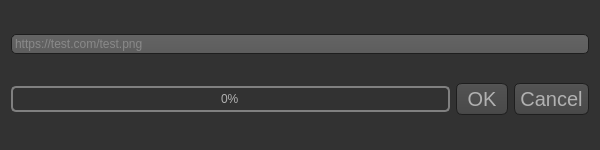
<?xml version="1.0" encoding="UTF-8"?>
<ui version="4.0">
 <class>Dialog</class>
 <widget class="QDialog" name="Dialog">
  <property name="geometry">
   <rect>
    <x>0</x>
    <y>0</y>
    <width>600</width>
    <height>150</height>
   </rect>
  </property>
  <property name="windowTitle">
   <string>Загрузка</string>
  </property>
  <property name="windowIcon">
   <iconset resource="../qt_for_main.qrc">
    <normaloff>:/main_icon/Icons/upload — копия.svg</normaloff>:/main_icon/Icons/upload — копия.svg</iconset>
  </property>
  <property name="styleSheet">
   <string notr="true">QToolTip
{
     border: 1px solid black;
     background-color: #ffa02f;
     padding: 1px;
     border-radius: 3px;
     opacity: 100;
}

QWidget
{
    color: #b1b1b1;
    background-color: #323232;
}

QTreeView, QListView
{
    background-color: silver;
    margin-left: 5px;
}

QWidget:item:hover
{
    background-color: QLinearGradient( x1: 0, y1: 0, x2: 0, y2: 1, stop: 0 #ffa02f, stop: 1 #ca0619);
    color: #000000;
}

QWidget:item:selected
{
    background-color: QLinearGradient( x1: 0, y1: 0, x2: 0, y2: 1, stop: 0 #ffa02f, stop: 1 #d7801a);
}

QMenuBar::item
{
    background: transparent;
}

QMenuBar::item:selected
{
    background: transparent;
    border: 1px solid #ffaa00;
}

QMenuBar::item:pressed
{
    background: #444;
    border: 1px solid #000;
    background-color: QLinearGradient(
        x1:0, y1:0,
        x2:0, y2:1,
        stop:1 #212121,
        stop:0.4 #343434/*,
        stop:0.2 #343434,
        stop:0.1 #ffaa00*/
    );
    margin-bottom:-1px;
    padding-bottom:1px;
}

QMenu
{
    border: 1px solid #000;
}

QMenu::item
{
    padding: 2px 20px 2px 20px;
}

QMenu::item:selected
{
    color: #000000;
}

QWidget:disabled
{
    color: #808080;
    background-color: #323232;
}

QAbstractItemView
{
    background-color: QLinearGradient( x1: 0, y1: 0, x2: 0, y2: 1, stop: 0 #4d4d4d, stop: 0.1 #646464, stop: 1 #5d5d5d);
}

QWidget:focus
{
    /*border: 1px solid darkgray;*/
}

QLineEdit
{
    background-color: QLinearGradient( x1: 0, y1: 0, x2: 0, y2: 1, stop: 0 #4d4d4d, stop: 0 #646464, stop: 1 #5d5d5d);
    padding: 1px;
    border-style: solid;
    border: 1px solid #1e1e1e;
    border-radius: 5;
}

QPushButton
{
    color: #b1b1b1;
    background-color: QLinearGradient( x1: 0, y1: 0, x2: 0, y2: 1, stop: 0 #565656, stop: 0.1 #525252, stop: 0.5 #4e4e4e, stop: 0.9 #4a4a4a, stop: 1 #464646);
    border-width: 1px;
    border-color: #1e1e1e;
    border-style: solid;
    border-radius: 6;
    padding: 3px;
    font-size: 20px;
    padding-left: 5px;
    padding-right: 5px;
    min-width: 40px;
}

QPushButton:pressed
{
    background-color: QLinearGradient( x1: 0, y1: 0, x2: 0, y2: 1, stop: 0 #2d2d2d, stop: 0.1 #2b2b2b, stop: 0.5 #292929, stop: 0.9 #282828, stop: 1 #252525);
}

QComboBox
{
    selection-background-color: #ffaa00;
    background-color: QLinearGradient( x1: 0, y1: 0, x2: 0, y2: 1, stop: 0 #565656, stop: 0.1 #525252, stop: 0.5 #4e4e4e, stop: 0.9 #4a4a4a, stop: 1 #464646);
    border-style: solid;
    border: 1px solid #1e1e1e;
    border-radius: 5;
}

QComboBox:hover,QPushButton:hover
{
    border: 2px solid QLinearGradient( x1: 0, y1: 0, x2: 0, y2: 1, stop: 0 #ffa02f, stop: 1 #d7801a);
}


QComboBox:on
{
    padding-top: 3px;
    padding-left: 4px;
    background-color: QLinearGradient( x1: 0, y1: 0, x2: 0, y2: 1, stop: 0 #2d2d2d, stop: 0.1 #2b2b2b, stop: 0.5 #292929, stop: 0.9 #282828, stop: 1 #252525);
    selection-background-color: #ffaa00;
}

QComboBox QAbstractItemView
{
    border: 2px solid darkgray;
    selection-background-color: QLinearGradient( x1: 0, y1: 0, x2: 0, y2: 1, stop: 0 #ffa02f, stop: 1 #d7801a);
}

QComboBox::drop-down
{
     subcontrol-origin: padding;
     subcontrol-position: top right;
     width: 15px;

     border-left-width: 0px;
     border-left-color: darkgray;
     border-left-style: solid; /* just a single line */
     border-top-right-radius: 3px; /* same radius as the QComboBox */
     border-bottom-right-radius: 3px;
 }

QComboBox::down-arrow
{
     image: url(:/dark_orange/img/down_arrow.png);
}

QGroupBox
{   
	border: 1px solid black;
    margin-top: 10px;
}

QGroupBox:focus
{
	border: 1px solid rgb(33,33,33)
}

QTextEdit:focus
{
    border: 1px solid darkgray;
}

QScrollBar:horizontal {
     border: 1px solid #222222;
     background: QLinearGradient( x1: 0, y1: 0, x2: 0, y2: 1, stop: 0.0 #121212, stop: 0.2 #282828, stop: 1 #484848);
     height: 7px;
     margin: 0px 16px 0 16px;
}

QScrollBar::handle:horizontal
{
      background: QLinearGradient( x1: 0, y1: 0, x2: 1, y2: 0, stop: 0 #ffa02f, stop: 0.5 #d7801a, stop: 1 #ffa02f);
      min-height: 20px;
      border-radius: 2px;
}

QScrollBar::add-line:horizontal {
      border: 1px solid #1b1b19;
      border-radius: 2px;
      background: QLinearGradient( x1: 0, y1: 0, x2: 1, y2: 0, stop: 0 #ffa02f, stop: 1 #d7801a);
      width: 14px;
      subcontrol-position: right;
      subcontrol-origin: margin;
}

QScrollBar::sub-line:horizontal {
      border: 1px solid #1b1b19;
      border-radius: 2px;
      background: QLinearGradient( x1: 0, y1: 0, x2: 1, y2: 0, stop: 0 #ffa02f, stop: 1 #d7801a);
      width: 14px;
     subcontrol-position: left;
     subcontrol-origin: margin;
}

QScrollBar::right-arrow:horizontal, QScrollBar::left-arrow:horizontal
{
      border: 1px solid black;
      width: 1px;
      height: 1px;
      background: white;
}

QScrollBar::add-page:horizontal, QScrollBar::sub-page:horizontal
{
      background: none;
}

QScrollBar:vertical
{
      background: QLinearGradient( x1: 0, y1: 0, x2: 1, y2: 0, stop: 0.0 #121212, stop: 0.2 #282828, stop: 1 #484848);
      width: 7px;
      margin: 16px 0 16px 0;
      border: 1px solid #222222;
}

QScrollBar::handle:vertical
{
      background: QLinearGradient( x1: 0, y1: 0, x2: 0, y2: 1, stop: 0 #ffa02f, stop: 0.5 #d7801a, stop: 1 #ffa02f);
      min-height: 20px;
      border-radius: 2px;
}

QScrollBar::add-line:vertical
{
      border: 1px solid #1b1b19;
      border-radius: 2px;
      background: QLinearGradient( x1: 0, y1: 0, x2: 0, y2: 1, stop: 0 #ffa02f, stop: 1 #d7801a);
      height: 14px;
      subcontrol-position: bottom;
      subcontrol-origin: margin;
}

QScrollBar::sub-line:vertical
{
      border: 1px solid #1b1b19;
      border-radius: 2px;
      background: QLinearGradient( x1: 0, y1: 0, x2: 0, y2: 1, stop: 0 #d7801a, stop: 1 #ffa02f);
      height: 14px;
      subcontrol-position: top;
      subcontrol-origin: margin;
}

QScrollBar::up-arrow:vertical, QScrollBar::down-arrow:vertical
{
      border: 1px solid black;
      width: 1px;
      height: 1px;
      background: white;
}


QScrollBar::add-page:vertical, QScrollBar::sub-page:vertical
{
      background: none;
}

QTextEdit
{
    background-color: #242424;
}

QPlainTextEdit
{
    background-color: #242424;
}

QHeaderView::section
{
    background-color: QLinearGradient(x1:0, y1:0, x2:0, y2:1, stop:0 #616161, stop: 0.5 #505050, stop: 0.6 #434343, stop:1 #656565);
    color: white;
    padding-left: 4px;
    border: 1px solid #6c6c6c;
}

QCheckBox:disabled
{
	color: #414141;
}

QDockWidget::title
{
    text-align: center;
    spacing: 3px; /* spacing between items in the tool bar */	
	
	background-color: qlineargradient(spread:pad, x1:0, y1:0.318182, x2:0.693, y2:0.563, stop:0.147727 rgba(50, 50, 50, 255), stop:0.732955 rgba(235, 144, 37, 255));

/*    background-color: QLinearGradient(x1:0, y1:0, x2:0, y2:1, stop:0 #323232, stop: 0.5 #242424, stop:1 #323232); */
	border-radius: 5;
}

QDockWidget::close-button, QDockWidget::float-button
{
    text-align: center;
    spacing: 1px; /* spacing between items in the tool bar */
	background-color: rgb(235, 144, 37);
   /*  background-color: QLinearGradient(x1:0, y1:0, x2:0, y2:1, stop:0 #323232, stop: 0.5 #242424, stop:1 #323232); */
}

QDockWidget::close-button:hover, QDockWidget::float-button:hover
{
    background: #242424;
}

QDockWidget::close-button:pressed, QDockWidget::float-button:pressed
{
    padding: 1px -1px -1px 1px;
}



QToolBar::handle
{
     spacing: 3px; /* spacing between items in the tool bar */
     background: url(:/dark_orange/img/handle.png);
}

QMenu::separator
{
    height: 2px;
    background-color: QLinearGradient(x1:0, y1:0, x2:0, y2:1, stop:0 #161616, stop: 0.5 #151515, stop: 0.6 #212121, stop:1 #343434);
    color: white;
    padding-left: 4px;
    margin-left: 10px;
    margin-right: 5px;
}

QProgressBar
{
    border: 2px solid grey;
    border-radius: 5px;
    text-align: center;
}

QProgressBar::chunk
{
    background-color: #d7801a;
    width: 2.15px;
    margin: 0.5px;
}

QTabBar::tab {
    color: #b1b1b1;
    border: 1px solid #444;
    border-bottom-style: none;
    background-color: #323232;
    padding-left: 10px;
    padding-right: 10px;
    padding-top: 3px;
    padding-bottom: 2px;
    margin-right: -1px;
}

QTabWidget::pane {
    border: 1px solid #444;
    top: 1px;
}

QTabBar::tab:last
{
    margin-right: 0; /* the last selected tab has nothing to overlap with on the right */
    border-top-right-radius: 3px;
}

QTabBar::tab:first:!selected
{
	 margin-left: 0px; /* the last selected tab has nothing to overlap with on the right */


    border-top-left-radius: 3px;
}

QTabBar::tab:!selected
{
    color: #b1b1b1;
    border-bottom-style: solid;
    margin-top: 3px;
    background-color: QLinearGradient(x1:0, y1:0, x2:0, y2:1, stop:1 #212121, stop:.4 #343434);
}

QTabBar::tab:selected
{
    border-top-left-radius: 3px;
    border-top-right-radius: 3px;
    margin-bottom: 0px;
}

QTabBar::tab:!selected:hover
{
    /*border-top: 2px solid #ffaa00;
    padding-bottom: 3px;*/
    border-top-left-radius: 3px;
    border-top-right-radius: 3px;
    background-color: QLinearGradient(x1:0, y1:0, x2:0, y2:1, stop:1 #212121, stop:0.4 #343434, stop:0.2 #343434, stop:0.1 #ffaa00);
}

QRadioButton::indicator:checked, QRadioButton::indicator:unchecked{
    color: #b1b1b1;
    background-color: #323232;
    border: 1px solid #b1b1b1;
    border-radius: 6px;
}

QRadioButton::indicator:checked
{
    background-color: qradialgradient(
        cx: 0.5, cy: 0.5,
        fx: 0.5, fy: 0.5,
        radius: 1.0,
        stop: 0.25 #ffaa00,
        stop: 0.3 #323232
    );
}

QCheckBox::indicator{
    color: #b1b1b1;
    background-color: #323232;
    border: 1px solid #b1b1b1;
    width: 9px;
    height: 9px;
}

QRadioButton::indicator
{
    border-radius: 6px;
}

QRadioButton::indicator:hover, QCheckBox::indicator:hover
{
    border: 1px solid #ffaa00;
}

QCheckBox::indicator:checked
{
	image:url(:/dark_orange/img/checkbox.png);
	background-color: rgb(255, 170, 0);
	color: rgb(255, 170, 0);
}

QCheckBox::indicator:disabled, QRadioButton::indicator:disabled
{
    border: 1px solid #444;
}


QSlider::groove:horizontal {
    border: 1px solid #3A3939;
    height: 8px;
    background: #201F1F;
    margin: 2px 0;
    border-radius: 2px;
}

QSlider::handle:horizontal {
    background: QLinearGradient( x1: 0, y1: 0, x2: 0, y2: 1,
      stop: 0.0 silver, stop: 0.2 #a8a8a8, stop: 1 #727272);
    border: 1px solid #3A3939;
    width: 14px;
    height: 14px;
    margin: -4px 0;
    border-radius: 2px;
}

QSlider::groove:vertical {
    border: 1px solid #3A3939;
    width: 8px;
    background: #201F1F;
    margin: 0 0px;
    border-radius: 2px;
}

QSlider::handle:vertical {
    background: QLinearGradient( x1: 0, y1: 0, x2: 0, y2: 1, stop: 0.0 silver,
      stop: 0.2 #a8a8a8, stop: 1 #727272);
    border: 1px solid #3A3939;
    width: 14px;
    height: 14px;
    margin: 0 -4px;
    border-radius: 2px;
}

QAbstractSpinBox {
    padding-top: 2px;
    padding-bottom: 2px;
    border: 1px solid darkgray;

    border-radius: 2px;
    min-width: 50px;
}
QMainWindow{
	border-top: 2px solid black;
}

QGroupBox{
	border-color:rgb(33,33,33)
}

QGroupBox:hover{
	border-color:rgb(33,33,33)
}

QGroupBox::indicator {
    color: #b1b1b1;
    background-color: #323232;
    border: 1px solid #b1b1b1;
}

QGroupBox::indicator:checked
{
	background-color: rgb(255, 170, 0);
	color: rgb(255, 170, 0);
}

/* QMainWindow::separator
{
    background-color: QLinearGradient(x1:0, y1:0, x2:0, y2:1, stop:0 #161616, stop: 0.5 #151515, stop: 0.6 #212121, stop:1 #343434);
    color: white;
    padding-left: 4px;
    border: 1px solid #4c4c4c;
    spacing: 3px;  spacing between items in the tool bar 
}

QMainWindow::separator:hover
{

    background-color: QLinearGradient(x1:0, y1:0, x2:0, y2:1, stop:0 #d7801a, stop:0.5 #b56c17 stop:1 #ffa02f);
    color: white;
    padding-left: 4px;
    border: 1px solid #6c6c6c;
    spacing: 3px; /* spacing between items in the tool bar
}
*/

QMainWindow::separator
{
	width:0px; 
	height:0px;
}
</string>
  </property>
  <property name="sizeGripEnabled">
   <bool>true</bool>
  </property>
  <property name="modal">
   <bool>false</bool>
  </property>
  <layout class="QVBoxLayout" name="verticalLayout">
   <item>
    <widget class="QLineEdit" name="lineEdit_url">
     <property name="placeholderText">
      <string>https://test.com/test.png</string>
     </property>
    </widget>
   </item>
   <item>
    <layout class="QHBoxLayout" name="horizontalLayout">
     <item>
      <widget class="QProgressBar" name="progressBar_downloadimage">
       <property name="value">
        <number>0</number>
       </property>
       <property name="invertedAppearance">
        <bool>false</bool>
       </property>
       <property name="textDirection">
        <enum>QProgressBar::TopToBottom</enum>
       </property>
      </widget>
     </item>
     <item>
      <widget class="QDialogButtonBox" name="buttonBox_ok_or_cancel">
       <property name="sizePolicy">
        <sizepolicy hsizetype="Maximum" vsizetype="Fixed">
         <horstretch>0</horstretch>
         <verstretch>0</verstretch>
        </sizepolicy>
       </property>
       <property name="orientation">
        <enum>Qt::Horizontal</enum>
       </property>
       <property name="standardButtons">
        <set>QDialogButtonBox::Cancel|QDialogButtonBox::Ok</set>
       </property>
      </widget>
     </item>
    </layout>
   </item>
  </layout>
 </widget>
 <resources>
  <include location="../qt_for_main.qrc"/>
 </resources>
 <connections>
  <connection>
   <sender>buttonBox_ok_or_cancel</sender>
   <signal>accepted()</signal>
   <receiver>Dialog</receiver>
   <slot>accept()</slot>
   <hints>
    <hint type="sourcelabel">
     <x>248</x>
     <y>254</y>
    </hint>
    <hint type="destinationlabel">
     <x>157</x>
     <y>274</y>
    </hint>
   </hints>
  </connection>
  <connection>
   <sender>buttonBox_ok_or_cancel</sender>
   <signal>rejected()</signal>
   <receiver>Dialog</receiver>
   <slot>reject()</slot>
   <hints>
    <hint type="sourcelabel">
     <x>316</x>
     <y>260</y>
    </hint>
    <hint type="destinationlabel">
     <x>286</x>
     <y>274</y>
    </hint>
   </hints>
  </connection>
 </connections>
</ui>
